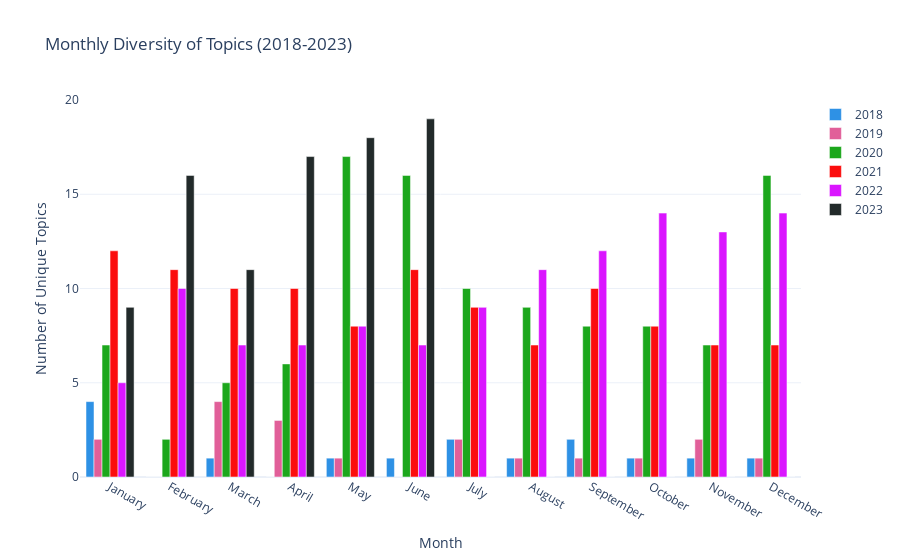

This figure's notebook cell:
### Code cell
# Generate the grouped bar plot
months = ['January', 'February', 'March', 'April', 'May', 'June', 'July', 'August', 'September', 'October', 'November', 'December']

fig = go.Figure()

for idx, year in enumerate(range(2018, 2024)):
    fig.add_trace(go.Bar(x=months, 
                         y=pivot_diversity_month[year], 
                         name=str(year), 
                         marker_color=colors[idx]))

# Update layout
fig.update_layout(
    title="Monthly Diversity of Topics (2018-2023)",
    xaxis_title="Month",
    yaxis_title="Number of Unique Topics",
    barmode='group'
)

fig.show()

### Figure 1 — Plotly figure (JSON) as saved in the notebook; plotly's stock layout.template omitted (floating-point values rounded to 4 significant figures)
{"data": [{"marker": {"color": "#2E91E5"}, "name": "2018", "type": "bar", "x": ["January", "February", "March", "April", "May", "June", "July", "August", "September", "October", "November", "December"], "y": [4, 0, 1, 0, 1, 1, 2, 1, 2, 1, 1, 1]}, {"marker": {"color": "#E15F99"}, "name": "2019", "type": "bar", "x": ["January", "February", "March", "April", "May", "June", "July", "August", "September", "October", "November", "December"], "y": [2, 0, 4, 3, 1, 0, 2, 1, 1, 1, 2, 1]}, {"marker": {"color": "#1CA71C"}, "name": "2020", "type": "bar", "x": ["January", "February", "March", "April", "May", "June", "July", "August", "September", "October", "November", "December"], "y": [7, 2, 5, 6, 17, 16, 10, 9, 8, 8, 7, 16]}, {"marker": {"color": "#FB0D0D"}, "name": "2021", "type": "bar", "x": ["January", "February", "March", "April", "May", "June", "July", "August", "September", "October", "November", "December"], "y": [12, 11, 10, 10, 8, 11, 9, 7, 10, 8, 7, 7]}, {"marker": {"color": "#DA16FF"}, "name": "2022", "type": "bar", "x": ["January", "February", "March", "April", "May", "June", "July", "August", "September", "October", "November", "December"], "y": [5, 10, 7, 7, 8, 7, 9, 11, 12, 14, 13, 14]}, {"marker": {"color": "#222A2A"}, "name": "2023", "type": "bar", "x": ["January", "February", "March", "April", "May", "June", "July", "August", "September", "October", "November", "December"], "y": [9, 16, 11, 17, 18, 19, 0, 0, 0, 0, 0, 0]}], "layout": {"autosize": true, "barmode": "group", "title": {"text": "Monthly Diversity of Topics (2018-2023)"}, "xaxis": {"autorange": true, "range": [-0.5, 11.5], "title": {"text": "Month"}, "type": "category"}, "yaxis": {"autorange": true, "range": [0, 20], "title": {"text": "Number of Unique Topics"}, "type": "linear"}}}
